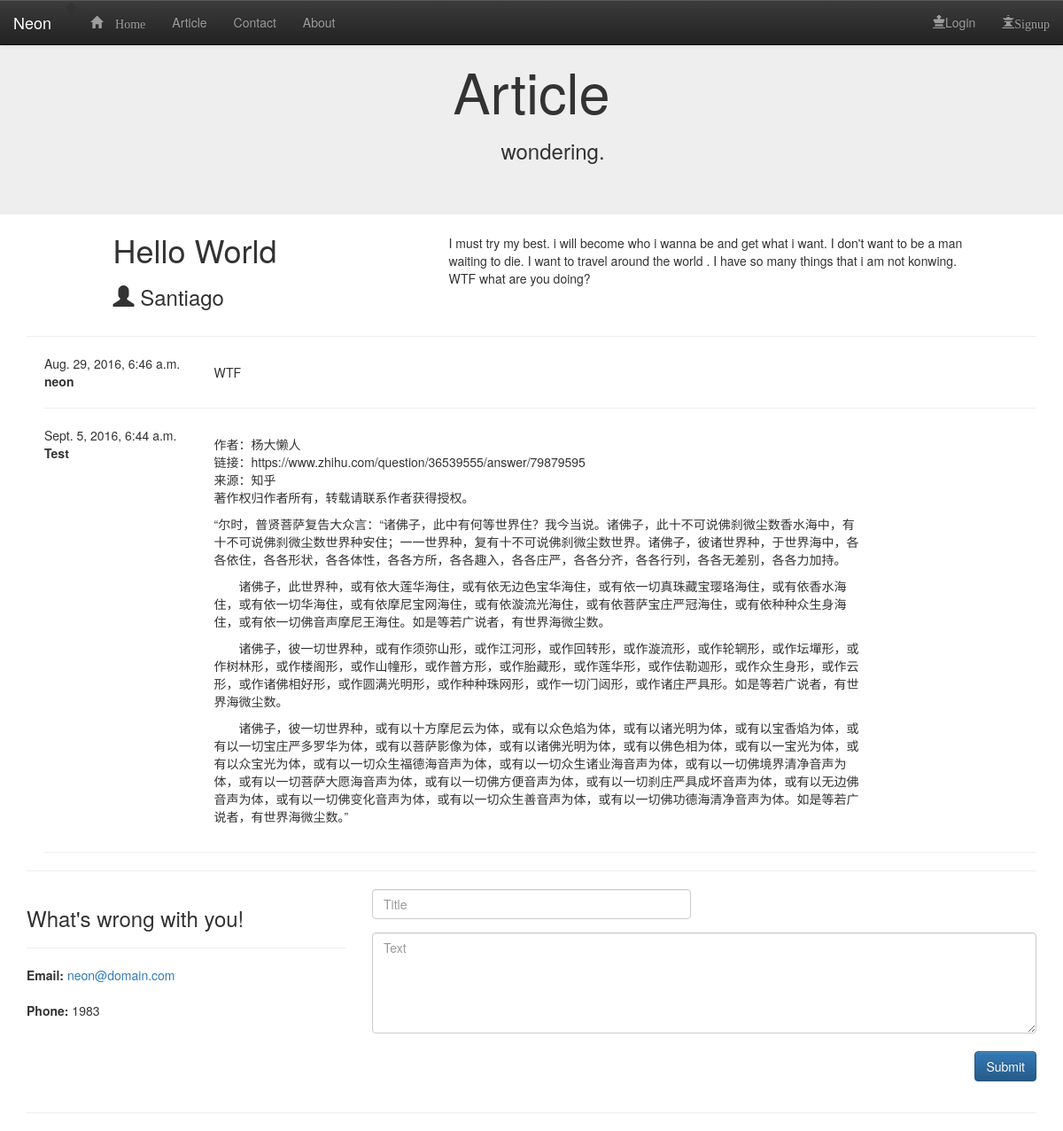
Page /blog/article/1/detail/ on the committed database.
### blog/models.py (models this page shows, shortened)
class Article(models.Model):
    title = models.CharField(max_length=128)
    pubdate = models.DateTimeField()
    text = models.TextField()
    update = models.DateTimeField()
    author = models.ForeignKey(Author)
    category = models.ForeignKey(Categoty)

class Author(models.Model):
    name = models.CharField(max_length=128)
    email = models.EmailField()
    class Meta:
        ordering =['name']
    def __str__(self):
        return self.name

class Comment(models.Model):
    article = models.ForeignKey(Article, related_name='comments')
    author = models.CharField(max_length=128)
    text = models.TextField()
    created_date = models.DateTimeField(auto_now=True)
    approved_comment = models.BooleanField(default=False)

### blog/views.py (the view)
# urls.py: url(r'^article/(?P<pk>\d+)/detail/$', views.article_detail, name='detail'),
def article_detail(request, pk):
    article = get_object_or_404(Article, pk=pk)
    if request.method == "POST":
        form = CommentForm(request.POST)
        if form.is_valid():
            comment = form.save(commit=False)
            comment.article = article
            comment.save()
            return redirect('detail', pk=article.pk)
    else:
        form = CommentForm()
    content ={
        'article': article,
        'form':form,
    }
    return render(request, 'blog/article_detail.html',content)

### blog/forms.py
class CommentForm(forms.ModelForm):
    class Meta:
        model = Comment
        fields = ('author', 'text',)

### templates/blog/article_detail.html (shortened to what this page needs)
{% extends 'blog/base.html' %}
{% load staticfiles %}
{% block content %}
    <div class="jumbotron" id="detail-text" >
        <div class="container text-center">
            <h1>Article</h1>
            <h3>&emsp;&emsp;wondering.</h3>
        </div>
    </div>
    <div class="container">
        <div class="row">
            <div class="col-md-4 col-md-offset-1">
                <h1 id="article_title">{{ article.title }}</h1>
                <h3><span class="glyphicon glyphicon-user"></span> {{ article.author }}</h3>
            </div>
            <div class="col-md-6 " id="article_content">
                <p>{{ article.text }}</p>
            </div>
        </div>
        <hr>
        {% for comment in article.comments.all %}
        {% if user.is_authenticated or comment.approved_comment %}
            <div class="comment">
                <div class="row">
                <div class="col-md-2 date">
                {{ comment.created_date }}
                <strong>{{ comment.author }}</strong>
                </div>
                <div class="col-md-8">
                <p >{{ comment.text|linebreaks }}</p>
                </div>
            </div>
            <hr />
        </div>
        {% endif %}
        {% empty %}
            <p>No comments here yet.</p>
        {% endfor %}
    <hr />
    <div class="row">
        <div class="col-sm-4">
                <h3>What's wrong with you!</h3>
            <hr>
        <address>
        <strong>Email:</strong> <a href="mailto:#"> neon@domain.com</a><br><br>
        <strong>Phone:</strong> 1983
        </address>
            </div>
        <div class="col-sm-8 contact-form">
        <form id="contact" method="post" class="form" role="form">
                <div class="row">
                <div class="col-xs-6 col-md-6 form-group">
                <input class="form-control" id="name" name="author" placeholder="Title" type="text" required autofocus />
            </div>
            </div>
        <textarea class="form-control" id="message" name="text" placeholder="Text" rows="5"></textarea>
        <br />
        <div class="row">
        <div class="col-xs-12 col-md-12 form-group">
        <button class="btn btn-primary pull-right" type="submit">Submit</button>
        </div>
        </div>
        </form>
    </div>
</div>
<hr />
</div>
{% endblock %}

### blog/static/css/base.css (style rules this page uses)
.jumbotron { margin: 0; }
.comment { margin:20px 1px 20px 20px; }
#article_content { padding: 2px 2px 2px 2px; margin: 20px 2px 2px 2px; }

### rows in the picture
Article: title "Hello World", author "Santiago", text "I must try my best. i will become who i wanna be and get what i want. I don't want to be a man waiting to die. I want to travel around the world . I have so many things that i am not konwing. WTF what are you doing?"
Comment: created_date "Aug. 29, 2016, 6:46 a.m.", author "neon", text "WTF"
Comment: created_date "Sept. 5, 2016, 6:44 a.m.", author "Test", text "作者：杨大懒人 链接：https://www.zhihu.com/question/36539555/answer/79879595 来源：知乎 著作权归作者所有，转载请联系作者获得授权。 “尔时，普贤菩萨复告大众言：“诸佛子，此中有何等世界住？我今当说。诸佛子，此十不可说佛刹微尘数香水海中，有十不可说佛刹微尘数世界种安住；一一世界种，复有十不可说佛刹微尘数世界。诸佛子，彼诸世界种，于世界海中，各各依住，各各形状，各各体性，各各方所，各各趣入，各各庄严，各各分齐，各各行列，各各无差别，各各力加持。 诸佛子，此世界种，或有依大莲华海住，或有依无边色宝华海住，或有依一切真珠藏宝璎珞海住，或有依香水海住，或有依一切华海住，或有依摩尼宝网海住，或有依漩流光海住，或有依菩萨宝庄严冠海住，或有依种种众生身海住，或有依一切佛音声摩尼王海住。如是等若广说者，有世界海微尘数。 诸佛子，彼一切世界种，或有作须弥山形，或作江河形，或作回转形，或作漩流形，或作轮辋形，或作坛墠形，或作树林形，或作楼阁形，或作山幢形，或作普方形，或作胎藏形，或作莲华形，或作佉勒迦形，或作众生身形，或作云形，或作诸佛相好形，或作圆满光明形，或作种种珠网形，或作一切门闼形，或作诸庄严具形。如是等若广说者，有世界海微尘数。…"
